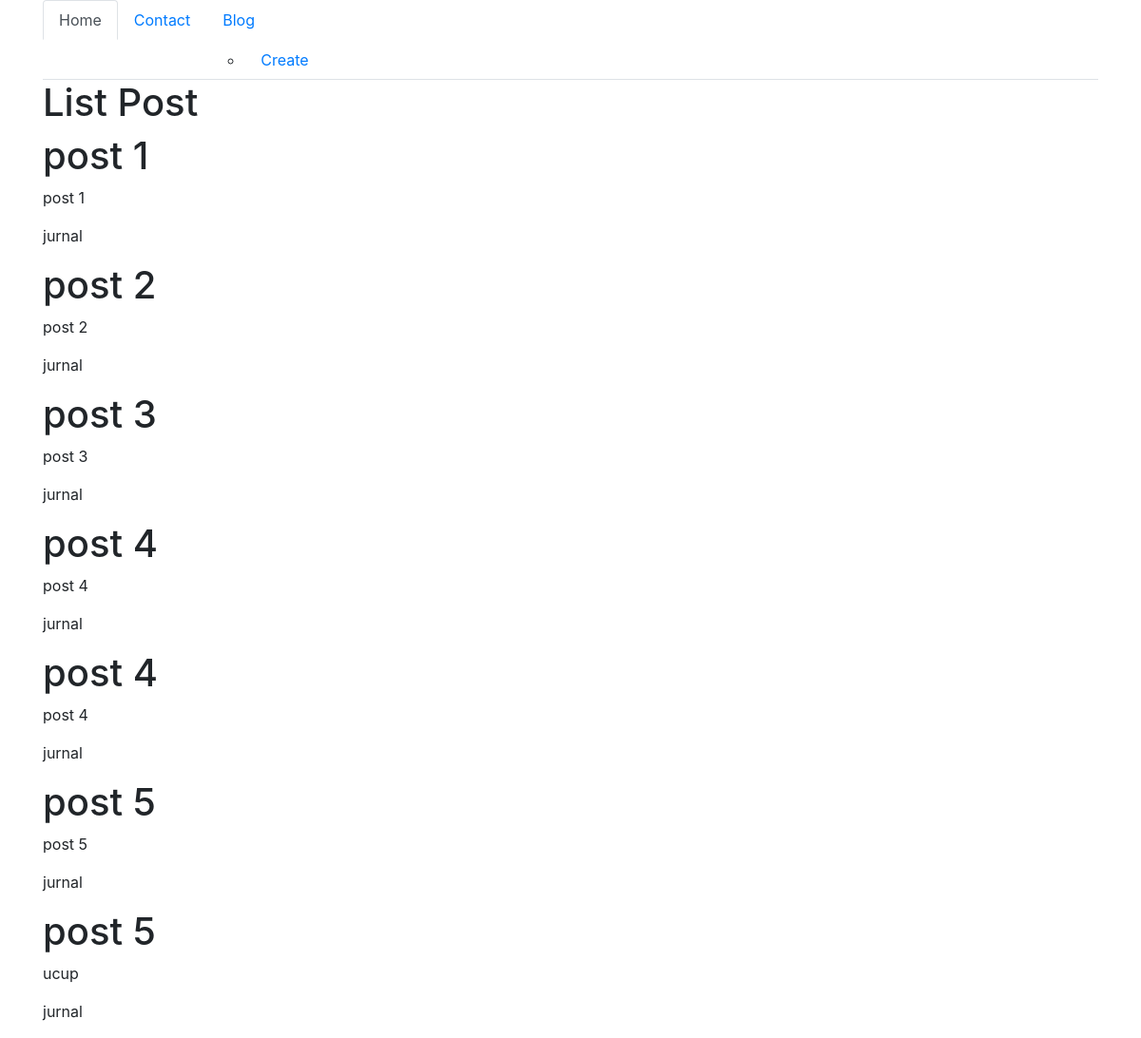
Screenshot of /blog/ with the database file from the repository.
### blog/models.py (models this page shows)
class BlogModel(models.Model):
    judul = models.CharField(max_length=20)
    body = models.TextField()
    category = models.CharField(max_length=20)

### blog/views.py (the view)
# urls.py: path('',views.index,name='index'),
def index (request):
    posts = BlogModel.objects.all()
    context={
    'heading':'List Post',
    'post':posts
    }
    return render (request, "blog/index.html",context)

### blog/templates/blog/index.html (shortened to what this page needs)
{%extends "base.html"%}
{%block content%}
  <h1>{{heading}}</h1>
  {%for i in post%}
   <h1>{{i.judul}}</h1>
   <p>{{i.body}}</p>
   <p>{{i.category}}</p>
  {%endfor%}
{%endblock content%}

### templates/base.html (shortened to what this page needs)
<!DOCTYPE html>
<html lang="en" dir="ltr">
  <head>
    <link rel="stylesheet" href="https://cdn.jsdelivr.net/npm/bootstrap@4.3.1/dist/css/bootstrap.min.css">
  </head>
  <body>
    <div class="container">
      <ul class="nav nav-tabs">
        <li class="nav-item">
          <a class="nav-link active" href="{%url 'index'%}">Home</a>
        </li>
        <li class="nav-item">
          <a class="nav-link" href="{%url 'contact:index'%}">Contact</a>
        </li>
        <li class="nav-item">
          <a class="nav-link" href="{%url 'blog:index'%}">Blog</a>
          <ul>
            <li>  <a class="nav-link" href="{%url 'blog:create'%}">Create</a></li>
          </ul>
        </li>
      </ul>
      {%block content%}
      {%endblock content%}
    </div>
  </body>
</html>

### rows the page displays
BlogModel: judul "post 1", body "post 1", category "jurnal"
BlogModel: judul "post 2", body "post 2", category "jurnal"
BlogModel: judul "post 3", body "post 3", category "jurnal"
BlogModel: judul "post 4", body "post 4", category "jurnal"
BlogModel: judul "post 4", body "post 4", category "jurnal"
BlogModel: judul "post 5", body "post 5", category "jurnal"
BlogModel: judul "post 5", body "ucup", category "jurnal"

### other values shown
{{ heading }} "List Post"
